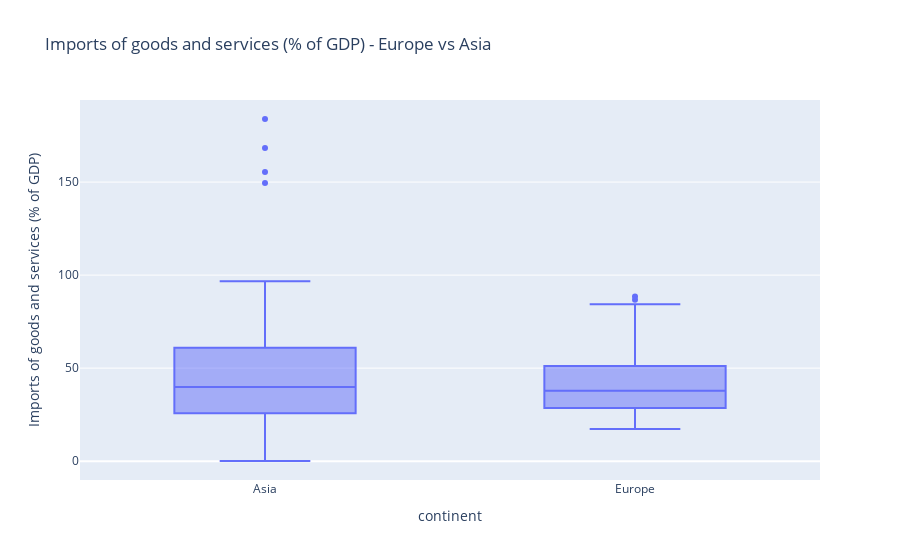

Notebook source saved alongside this figure:
### Code cell
#visualization 

# Boxplot
fig_boxplot_imports = px.box(df[(df['continent'].isin(['Europe', 'Asia'])) & (df['Year'] > 1990)],
                              x='continent', y='Imports of goods and services (% of GDP)',
                              title='Imports of goods and services (% of GDP) - Europe vs Asia')
fig_boxplot_imports.show()

### Figure 1 — Plotly figure (JSON) as saved in the notebook; plotly's stock layout.template omitted (floating-point values rounded to 4 significant figures; data arrays with more than 128 entries replaced by an {"elided": "..."} marker saying what was removed)
{"data": [{"alignmentgroup": "True", "hovertemplate": "continent=%{x}<br>Imports of goods and services (% of GDP)=%{y}<extra></extra>", "legendgroup": "", "marker": {"color": "#636efa"}, "name": "", "notched": false, "offsetgroup": "", "orientation": "v", "showlegend": false, "type": "box", "x": {"elided": "224 str values"}, "x0": " ", "xaxis": "x", "y": {"elided": "224 float values"}, "y0": " ", "yaxis": "y"}], "layout": {"autosize": true, "boxmode": "group", "legend": {"tracegroupgap": 0}, "title": {"text": "Imports of goods and services (% of GDP) - Europe vs Asia"}, "xaxis": {"anchor": "y", "autorange": true, "domain": [0, 1], "range": [-0.5, 1.5], "title": {"text": "continent"}, "type": "category"}, "yaxis": {"anchor": "x", "autorange": true, "domain": [0, 1], "range": [-10.13, 194.1], "title": {"text": "Imports of goods and services (% of GDP)"}, "type": "linear"}}}
